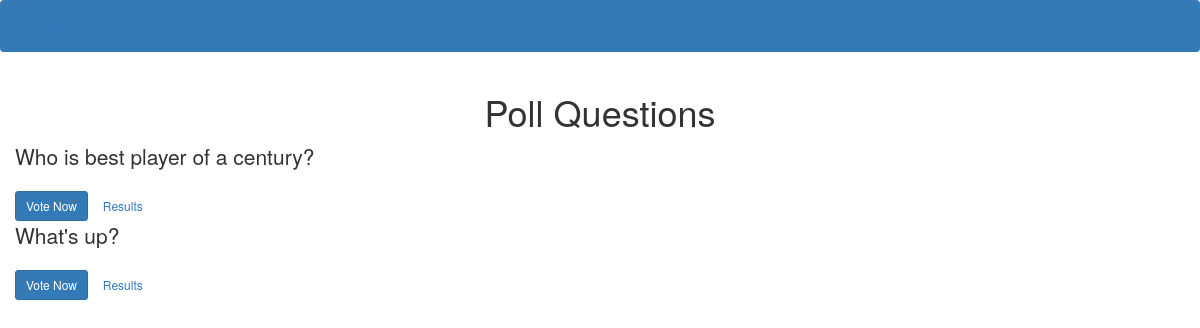
/polls/, run on an earlier commit of the app's database.
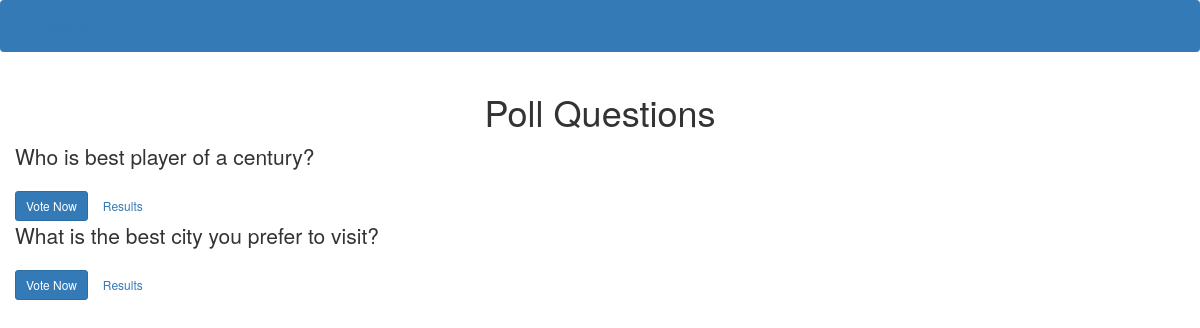
And on a later commit of the database.
### polls/models.py (models this page shows, shortened)
class Question(models.Model):
    question_text = models.CharField(max_length=200)
    pub_date = models.DateTimeField('date published')

### polls/views.py (the view)
# urls.py: path('', views.IndexView.as_view(), name='index'),
class IndexView(generic.ListView):
    template_name = 'polls/index.html'
    context_object_name = 'latest_question_list'
    def get_queryset(self):
        return Question.objects.order_by('-pub_date')[:5]

### templates/polls/index.html
{% extends 'base.html' %}
{% block content %}
<h1 class ="text-center mb-3">Poll Questions</h1>
{% if latest_question_list %}
{% for question in latest_question_list %}
<div class ="card-mb-3">
	<div class ="card-body">
		<p class ="lead">{{ question.question_text }}</p>
		<a href ="{% url 'polls:detail' question.id %}" class ="btn btn-primary btn-sm">Vote Now</a>
		<a href ="{% url 'polls:results' question.id %}" class ="btn btn-secondary btn-sm">Results</a>
	</div>
</div>
{% endfor %}
{% else %}
<p>No polls available</p>
{% endif %}
{% endblock %}

What changed in the data, as far as the page shows it:
removed Question: question_text "What's up?"
added Question: question_text "What is the best city you prefer to visit?"
